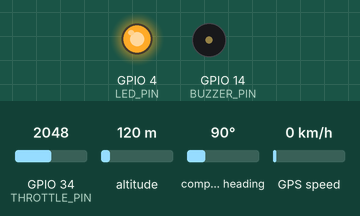
Simulated run of this sketch. Board: ESP32. On the bench: output pins drawn as LEDs (lit = HIGH), buzzer (waves = sounding). The test bench sets the inputs (shaded band); at power-on: GPIO 34 (THROTTLE_PIN) = 2048, altitude 120 m, compass heading 90°, GPS speed 0 km/h. Storage starts empty; the GPS gets a fix after 3 s at 37.7749, -122.4194 with 8 satellites; nothing arrives over Bluetooth unless stated; what the sketch prints to the serial monitor is not drawn.

Above: at 0.4 s.
Timing chart, 0 to 1.9 s (numbered marks = the images above):
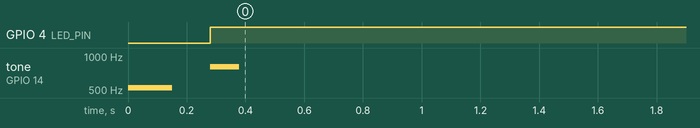

The sketch:

test1.ino
```cpp
#include <cmath>
#include <Arduino.h>
#include <TinyGPS++.h>
#include <SoftwareSerial.h>
#include "FS.h"
#include "SD.h"
#include "SPI.h"
#include "BluetoothSerial.h"

#define BUZZER_PIN 14
#define LED_PIN 4
#define THROTTLE_PIN 34
#define SD_CS 5
#define SPI_SCK 18
#define SPI_MISO 19
#define SPI_MOSI 23
#define GPS_RX 16
#define GPS_TX 17
#define RS485_RX 32
#define RS485_TX 33
#define LORA_RX 25
#define LORA_TX 26

const float SHUNT_FACTOR = 1.95;
BluetoothSerial SerialBT;
bool bt_connected = false;
TinyGPSPlus gps;
HardwareSerial gpsSerial(2);
SoftwareSerial loraSerial(LORA_RX, LORA_TX);
HardwareSerial pzemSerial(1);

// LOGGING SD CARD
int attempt_count = 0;
bool sd_initialized = false;
File log_file;
const char* log_filename = "/coba_telem/log_telem.txt";
int flush_counter = 0;
const int FLUSH_EVERY_N_LINES = 10;


// STRUCT DATA & MUTEX (FREE RTOS)
//
struct PowerData {
  float current_mA;
  float bus_voltage_V;
  float power_W;
  float energy_Wh;
};
PowerData latest_power;
SemaphoreHandle_t power_mutex;

struct VehicleData {
  double lat;
  double lng;
  float speedKmph;
  double totalDistanceKm;
  int satellites;
  int throttlePercent;
};
VehicleData latest_vehicle;
SemaphoreHandle_t vehicle_mutex;


// FUNGSI UTILITAS
uint16_t ModbusCRC16(byte *buf, int len) {
  uint16_t crc = 0xFFFF;
  for (int pos = 0; pos < len; pos++) {
    crc ^= (uint16_t)buf[pos];
    for (int i = 8; i != 0; i--) {
      if ((crc & 0x0001) != 0) {
        crc >>= 1;
        crc ^= 0xA001;
      } else {
        crc >>= 1;
      }
    }
  }
  return crc;
}

int readAttemptCount() {
  if (!SD.exists(log_filename)) return 1;
  File file = SD.open(log_filename, FILE_READ);
  if (!file) return 1;
  String lastLine = "";
  while (file.available()) { lastLine = file.readStringUntil('\n'); }
  file.close();
  if (lastLine.length() == 0) return 1;
  int lastComma = lastLine.lastIndexOf(',');
  if (lastComma == -1) return 1;
  return lastLine.substring(lastComma + 1).toInt() + 1;
}

bool initLogging() {
  delay(100);
  SPI.begin(SPI_SCK, SPI_MISO, SPI_MOSI, SD_CS);
  if (!SD.begin(SD_CS, SPI, 4000000)) return false;

  if (!SD.exists("/coba_telem")) SD.mkdir("/coba_telem");

  attempt_count = readAttemptCount();
  log_file = SD.open(log_filename, FILE_APPEND);
  if (!log_file) return false;

  if (log_file.size() == 0) {
    log_file.println("Lat,Lng,Speed,Sat,Throttle,Current_mA,Voltage,Power,Energy,Distance,Millis,Attempt");
    log_file.flush();
  }
  sd_initialized = true;
  return true;
}

void writeToLog(const char* data) {
  if (!sd_initialized) {
    static unsigned long last_sd_retry = 0;
    if (millis() - last_sd_retry > 5000) {
      last_sd_retry = millis();
      if (initLogging()) {
        Serial.println("[SD] SD Card terdeteksi menyusul. Logging Aktif!");
      } else {
        Serial.println("[SD] SD Card belum ada...");
      }
    }
    return;
  }
  if (!log_file) {
    log_file = SD.open(log_filename, FILE_APPEND);
    if (!log_file) return;
  }
  if (log_file.print(data) == 0) {
    log_file.close();
    log_file = File();
    return;
  }

  log_file.print(",");
  log_file.println(attempt_count);

  flush_counter++;
  if (flush_counter % 10 == 0) {
      Serial.println(data);
  }

  if (flush_counter >= FLUSH_EVERY_N_LINES) {
    log_file.flush();
    flush_counter = 0;
  }
}

// TASK 1: PZEM-017 (POWER) - CORE 1
void pzem_read(void *pvParameters){
  byte requestPZEM[] = {0x01, 0x04, 0x00, 0x00, 0x00, 0x06, 0x70, 0x08};

  double total_energy_Ws = 0.0;
  unsigned long last_pzem_time = millis();

  while(true){
    while(pzemSerial.available()) { pzemSerial.read(); }

    pzemSerial.write(requestPZEM, sizeof(requestPZEM));
    pzemSerial.flush();

    byte buffer[20];
    int len = 0;
    unsigned long timeout = millis() + 300;

    while (millis() < timeout) {
      if (pzemSerial.available()) {
        byte b = pzemSerial.read();

        if (len == 0 && b != 0x01) continue;
        if (len == 1 && b != 0x04) { len = 0; continue; }
        if (len == 2 && b != 0x0C) { len = 0; continue; }

        buffer[len++] = b;
        if (len == 17) break;
      } else {
        vTaskDelay(1 / portTICK_PERIOD_MS);
      }
    }

    if (len == 17) {
      uint16_t calculatedCRC = ModbusCRC16(buffer, 15);
      uint16_t receivedCRC = (buffer[16] << 8) | buffer[15];

      if (calculatedCRC == receivedCRC) {
        float v_V = ((buffer[3] << 8) | buffer[4]) / 100.0;
        float i_A = (((buffer[5] << 8) | buffer[6]) / 100.0) / SHUNT_FACTOR;
        float i_mA = i_A * 1000.0;
        uint32_t p_raw = ((uint32_t)buffer[9] << 24) | ((uint32_t)buffer[10] << 16) | ((uint32_t)buffer[7] << 8) | (uint32_t)buffer[8];
        float p_W = (p_raw / 10.0) / SHUNT_FACTOR;
        unsigned long now = millis();
        double dt_sec = (double)(now - last_pzem_time) / 1000.0;
        last_pzem_time = now;
        total_energy_Ws += ((double)p_W * dt_sec);
        float e_Wh = (float)(total_energy_Ws / 3600.0);

        if (xSemaphoreTake(power_mutex, portMAX_DELAY)) {
            latest_power.current_mA = i_mA;
            latest_power.bus_voltage_V = v_V;
            latest_power.power_W = p_W;
            latest_power.energy_Wh = e_Wh;
            xSemaphoreGive(power_mutex);
        }
      }
    }
    vTaskDelay(200 / portTICK_PERIOD_MS);
  }
}


// TASK 2: VEHICLE STATE - CORE 0
void vehicle_state_task(void *pvParameters){
  double temp_distance = 0;
  double last_lat = 0;
  double last_lng = 0;
  double t_lat = 0;
  double t_lng = 0;
  float t_speed = 0;
  int t_sat = 0;

  while(true){
    while (gpsSerial.available() > 0) { gps.encode(gpsSerial.read()); }
    t_sat = gps.satellites.value();
    if (gps.location.isValid()) {
      t_lat = gps.location.lat();
      t_lng = gps.location.lng();

      if (last_lat != 0 && last_lng != 0) {
        double dist_m = TinyGPSPlus::distanceBetween(last_lat, last_lng, t_lat, t_lng);
        if (dist_m > 1.5) {
          temp_distance += (dist_m / 1000.0);
          last_lat = t_lat;
          last_lng = t_lng;
        }
      } else {
        last_lat = t_lat;
        last_lng = t_lng;
      }
    }

    if (gps.speed.isValid() && gps.location.age() < 2000) {
      t_speed = gps.speed.kmph();
    } else {
      t_speed = 0;
    }

    int raw_adc = analogRead(THROTTLE_PIN);
    int t_throttle = (raw_adc * 100) / 4095;
    if (t_throttle < 1) t_throttle = 0;
    if (t_throttle > 100) t_throttle = 100;

    if (xSemaphoreTake(vehicle_mutex, portMAX_DELAY)) {
      latest_vehicle.lat = t_lat;
      latest_vehicle.lng = t_lng;
      latest_vehicle.speedKmph = t_speed;
      latest_vehicle.totalDistanceKm = temp_distance;
      latest_vehicle.satellites = t_sat;
      latest_vehicle.throttlePercent = t_throttle;
      xSemaphoreGive(vehicle_mutex);
    }

    vTaskDelay(20 / portTICK_PERIOD_MS);
  }
}

// TASK 3: BLUETOOTH - CORE 0
void bluetooth_task(void *pvParameters) {
  char bt_payload[250];
  while (1) {
    if (SerialBT.hasClient() && !bt_connected) {
      bt_connected = true;
      digitalWrite(LED_PIN, HIGH);
      tone(BUZZER_PIN, 800); vTaskDelay(100 / portTICK_PERIOD_MS); noTone(BUZZER_PIN);
      Serial.printf("[BT] HP Driver Tersambung!\n");
    }
    else if (!SerialBT.hasClient() && bt_connected) {
      bt_connected = false;
      digitalWrite(LED_PIN, LOW);
      Serial.println("[BT] HP Driver Terputus.");
    }

    if (bt_connected) {
      PowerData p; VehicleData v;
      if (xSemaphoreTake(power_mutex, portMAX_DELAY)) { p = latest_power; xSemaphoreGive(power_mutex); }
      if (xSemaphoreTake(vehicle_mutex, portMAX_DELAY)) { v = latest_vehicle; xSemaphoreGive(vehicle_mutex); }

      snprintf(bt_payload, sizeof(bt_payload),
               "%.6f,%.6f,%.2f,%d,%d,%.3f,%.2f,%.2f,%.4f,%.3f,%lu\n",
               v.lat, v.lng, v.speedKmph, v.satellites, v.throttlePercent,
               p.current_mA, p.bus_voltage_V, p.power_W, p.energy_Wh,
               v.totalDistanceKm, millis());
      SerialBT.print(bt_payload);
    }
    vTaskDelay(100 / portTICK_PERIOD_MS);
  }
}

// TASK 4: LORA & SD CARD - CORE 0 ---
void lora_sd_task(void *pvParameters) {
  char log_buffer[350];
  while (1) {
    PowerData p; VehicleData v;
    if (xSemaphoreTake(power_mutex, portMAX_DELAY)) { p = latest_power; xSemaphoreGive(power_mutex); }
    if (xSemaphoreTake(vehicle_mutex, portMAX_DELAY)) { v = latest_vehicle; xSemaphoreGive(vehicle_mutex); }

    snprintf(log_buffer, sizeof(log_buffer),
             "%.6f,%.6f,%.2f,%d,%d,%.3f,%.2f,%.2f,%.4f,%.3f,%lu",
             v.lat, v.lng, v.speedKmph, v.satellites, v.throttlePercent,
             p.current_mA, p.bus_voltage_V, p.power_W, p.energy_Wh,
             v.totalDistanceKm, millis());

    writeToLog(log_buffer);
    if (loraSerial.availableForWrite() >= strlen(log_buffer)) {
        loraSerial.println(log_buffer);
    }
    vTaskDelay(100 / portTICK_PERIOD_MS);
  }
}

// SETUP & LOOP
void setup() {
  setCpuFrequencyMhz(240);
  Serial.begin(115200);

  power_mutex = xSemaphoreCreateMutex();
  vehicle_mutex = xSemaphoreCreateMutex();

  pinMode(BUZZER_PIN, OUTPUT);
  pinMode(LED_PIN, OUTPUT);
  digitalWrite(LED_PIN, LOW);

  gpsSerial.begin(115200, SERIAL_8N1, GPS_RX, GPS_TX);
  loraSerial.begin(9600);
  pzemSerial.begin(9600, SERIAL_8N2, RS485_RX, RS485_TX);
  tone(BUZZER_PIN, 523); delay(150); noTone(BUZZER_PIN);

  if (initLogging()) Serial.println("Logging SD Card AKTIF");
  SerialBT.begin("Rakata_Dashboard");

  xTaskCreatePinnedToCore(bluetooth_task, "BT", 8192, NULL, 6, NULL, 0);
  xTaskCreatePinnedToCore(vehicle_state_task, "VEHICLE", 4096, NULL, 5, NULL, 0);
  xTaskCreatePinnedToCore(lora_sd_task, "TX", 8192, NULL, 4, NULL, 0);
  xTaskCreatePinnedToCore(pzem_read, "PZEM", 4096, NULL, 5, NULL, 1);
}

void loop() {
  vTaskDelete(NULL);
}
```

Measured:
- by itself, GPIO 4 (LED_PIN): LOW → HIGH at 0.28 s
- by itself, tone on GPIO 14 (BUZZER_PIN): silent → 523 Hz at 0.00 s, → silent 0.15 s later, → 800 Hz 0.13 s later, → silent 0.10 s later
